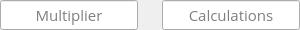
<?xml version="1.0" encoding="UTF-8"?>
<ui version="4.0">
 <class>MultiplierWidget</class>
 <widget class="QWidget" name="MultiplierWidget">
  <property name="geometry">
   <rect>
    <x>0</x>
    <y>0</y>
    <width>300</width>
    <height>30</height>
   </rect>
  </property>
  <property name="minimumSize">
   <size>
    <width>300</width>
    <height>0</height>
   </size>
  </property>
  <property name="maximumSize">
   <size>
    <width>16777215</width>
    <height>30</height>
   </size>
  </property>
  <property name="windowTitle">
   <string>Form</string>
  </property>
  <layout class="QGridLayout" name="gridLayout">
   <property name="leftMargin">
    <number>0</number>
   </property>
   <property name="topMargin">
    <number>0</number>
   </property>
   <property name="rightMargin">
    <number>0</number>
   </property>
   <property name="bottomMargin">
    <number>0</number>
   </property>
   <item row="0" column="0">
    <widget class="SNumberEdit" name="textMultiplier">
     <property name="minimumSize">
      <size>
       <width>0</width>
       <height>30</height>
      </size>
     </property>
     <property name="font">
      <font>
       <family>Open Sans</family>
       <pointsize>11</pointsize>
      </font>
     </property>
     <property name="text">
      <string/>
     </property>
     <property name="alignment">
      <set>Qt::AlignCenter</set>
     </property>
     <property name="placeholderText">
      <string>Multiplier</string>
     </property>
    </widget>
   </item>
   <item row="0" column="1">
    <spacer name="horizontalSpacer">
     <property name="orientation">
      <enum>Qt::Horizontal</enum>
     </property>
     <property name="sizeType">
      <enum>QSizePolicy::Fixed</enum>
     </property>
     <property name="sizeHint" stdset="0">
      <size>
       <width>18</width>
       <height>20</height>
      </size>
     </property>
    </spacer>
   </item>
   <item row="0" column="2">
    <widget class="SNumberEdit" name="textCalculations">
     <property name="minimumSize">
      <size>
       <width>0</width>
       <height>30</height>
      </size>
     </property>
     <property name="font">
      <font>
       <family>Open Sans</family>
       <pointsize>11</pointsize>
      </font>
     </property>
     <property name="text">
      <string/>
     </property>
     <property name="alignment">
      <set>Qt::AlignCenter</set>
     </property>
     <property name="placeholderText">
      <string>Calculations</string>
     </property>
    </widget>
   </item>
  </layout>
 </widget>
 <customwidgets>
  <customwidget>
   <class>SNumberEdit</class>
   <extends>QLineEdit</extends>
   <header>suil_number_edit.h</header>
  </customwidget>
 </customwidgets>
 <resources/>
 <connections/>
</ui>
